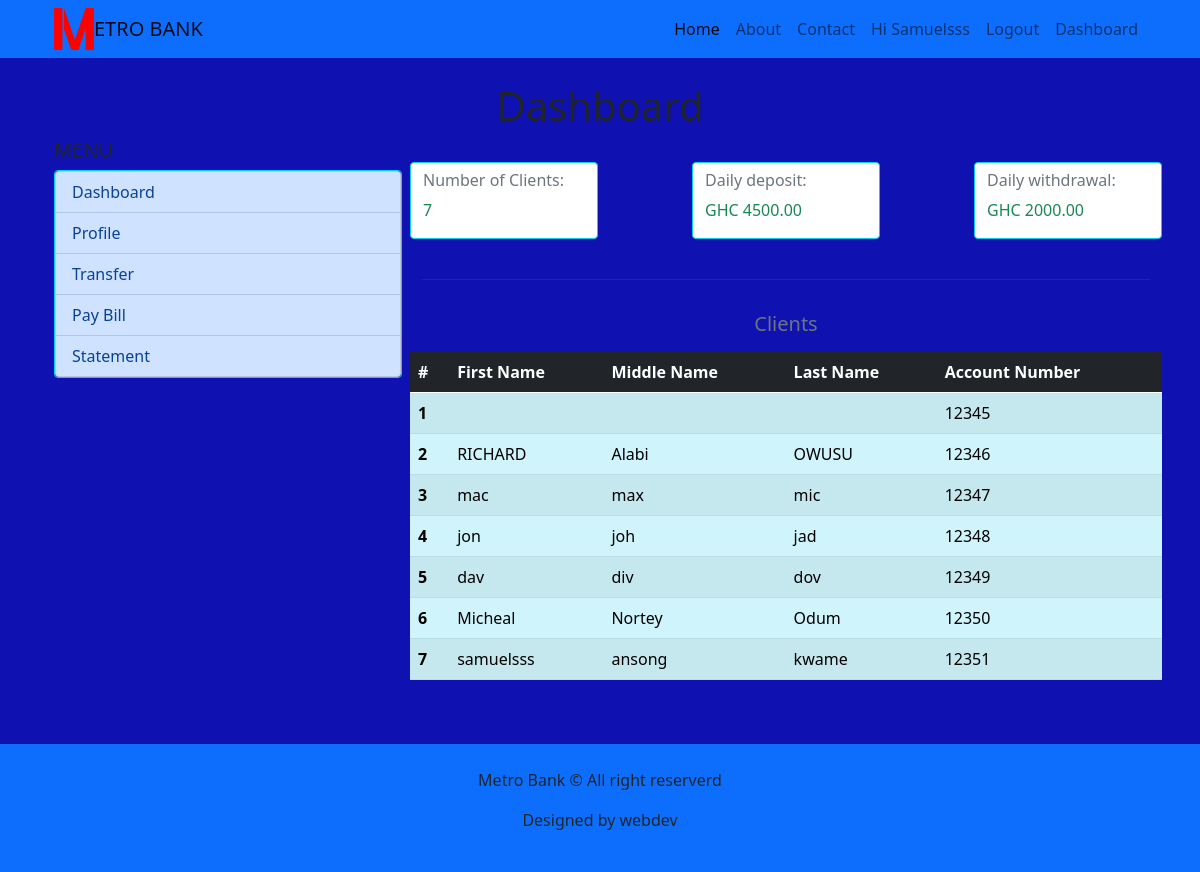
The app's page /admin_dashboard/ (signed in), older data.
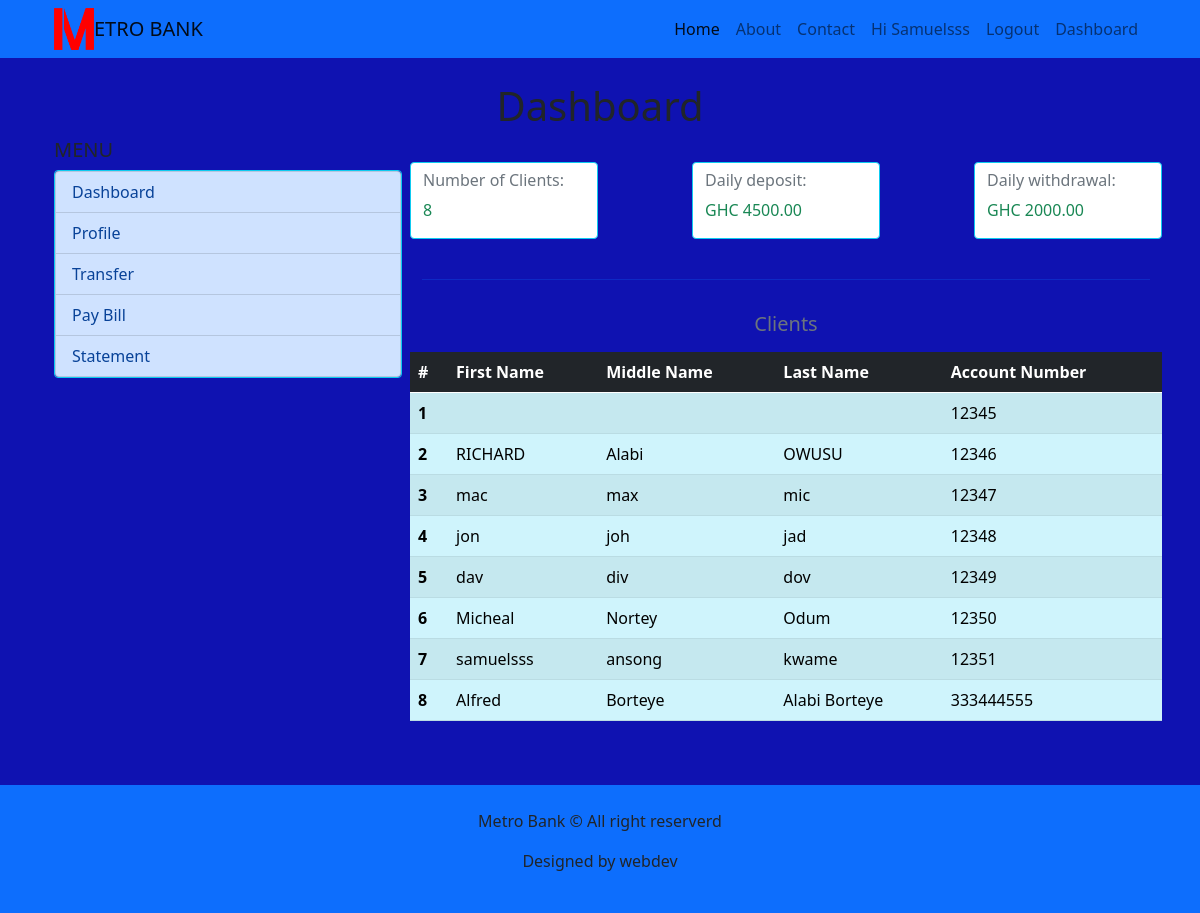
The same page, newer data.
### accounts/models.py (models this page shows)
class CustomUser(AbstractUser):
    middle_name = models.CharField(max_length=255, default='')
    birth_date = models.DateField(null=True, blank=True)
    currentBalance = models.DecimalField(max_digits=100, decimal_places=2,default=0.00)
    accType = models.ForeignKey(AccType, on_delete=models.PROTECT,null=True, blank=True)
    image = ProcessedImageField(blank=True, null=True,default='profile/metrologo.png', upload_to='profile',processors=[ResizeToFill(100, 100)],format='JPEG',options={'quality': 60})

### bank/views.py (the view)
# urls.py: path('admin_dashboard/', views.adminDashboardView, name='admin_dashboard'),
@login_required
def adminDashboardView(request):
    clients = CustomUser.objects.all()
    context = {
        'clients': clients,
    }
    return render(request, 'bank/admin_dashboard.html', context)

### bank/templates/bank/admin_dashboard.html (shortened to what this page needs)
{% extends "base/base.html" %}
{% block content %}
    <main class="container mb-5">
        <h1 class="text-center display-6 pt-4">Dashboard</h1>
        <div class="row">
            <div class="col-12 col-md-4">
                {% include "bank/menu.html" %}
            </div>
            <div class="col-12 col-md-8 px-4 px-md-2">
                <div class="row justify-content-between">
                    <div class="card col-4 col-md-3  my-1 my-md-4 border-info ">
                        <div class="card-title h6 text-secondary pt-2">Number of Clients:</div>
                        <p class="text-success">{{ clients.count }} </p>
                    </div>
                    <div class="card col-4 col-md-3  my-1 my-md-4 border-info">
                        <div class="card-title h6 text-secondary pt-2">Daily deposit:</div>
                        <p class="text-success">GHC 4500.00</p>
                    </div>
                    <div class="card col-4 col-md-3  my-1 my-md-4 border-info">
                        <div class="card-title h6 text-secondary pt-2">Daily withdrawal:</div>
                        <p class="text-success">GHC 2000.00</p>
                    </div>
                </div>
                <hr class="text-primary">
                <div class="row justify-content-between">
                    <h5 class="h5 text-center text-secondary my-3">Clients</h5>
                    <table class="table table-striped table-info table-hover">
                        <thead>
                            <tr class="">
                                <th scope="col" class="bg-dark text-white">#</th>
                                <th scope="col" class="bg-dark text-white">First Name</th>
                                <th scope="col" class="bg-dark text-white">Middle Name</th>
                                <th scope="col" class="bg-dark text-white">Last Name</th>
                                <th scope="col" class="bg-dark text-white">Account Number</th>
                            </tr>
                        </thead>
                        <tbody>
                            {% for client in clients  %}
                            <tr>
                                <th scope="col">{{ forloop.counter }} </th>
                                <td scope="col">{{ client.first_name }} </td>
                                <td scope="col">{{ client.middle_name }}</td>
                                <td scope="col">{{ client.last_name }}</td>
                                <td scope="col">{{ client.username }}</td>
                            </tr>
                            {% endfor %}
                        </tbody>
                    </table>
                </div>
            </div>
        </div>
    </main>
{% endblock content %}

### base/templates/base/base.html (shortened to what this page needs)
{% load static %}
<!DOCTYPE html>
<html lang="en">
<head>
    <link rel="stylesheet" href=" {% static "base/bootstrap/css/bootstrap.css" %} ">
    <link rel="stylesheet" href=" {% static "base/scss/custom.css" %} ">
	<link rel="stylesheet" href="{% static "base/css/mystyle.css" %}">
</head>
<body class='mybg'>
	<header>
		<nav class="navbar navbar-expand-lg navbar-light bg-warning">
			<div class="container">
				<img src="{% static "base/images/metrologo.png" %}" alt="" width="40px">
			  <a class="navbar-brand" href="#">ETRO BANK</a>
			  <div class="collapse navbar-collapse justify-content-end" id="navbarSupportedContent">
				<ul class="navbar-nav  mb-2 mb-lg-0">
				  <li class="nav-item">
					<a class="nav-link active" aria-current="page" href="{% url "home" %}">Home</a>
				  </li>
				  <li class="nav-item">
					<a class="nav-link" href="{% url "about" %}">About</a>
				  </li>
				  <li class="nav-item">
					<a class="nav-link" href="{% url "contact" %}">Contact</a>
				  </li>
				  {% if request.user.is_authenticated %}
				  <li class="nav-item">
					<a class="nav-link" href="{% url "client_profile" %}">Hi {{ request.user.first_name|title }}</a>
				  </li>
				  <li class="nav-item">
					<a class="nav-link" href="{% url "signOut" %}">Logout</a>
				</li>
						{% if request.user.is_superuser %}
							<li class="nav-item">
								<a class="nav-link" href="{% url "admin_dashboard" %}">Dashboard</a>
							</li>
							{% else %}
							<li class="nav-item">
								<a class="nav-link" href="{% url "client_dashboard" %}">Dashboard</a>
							</li>
						{% endif %}
				  {% endif %}
				</ul>
			  </div>
			</div>
		  </nav>
	</header>
    {% block content %}
	{% endblock content %}
	<footer class='bg-warning p-4'>
		<div class="container text-center bg-warning py-g">
			<p>Metro Bank &copy All right reserverd</p>
			<p>Designed by webdev</p>
		</div>
	</footer>
</body>
</html>

### bank/templates/bank/menu.html (shortened to what this page needs)
<h1 class="h5 d-none d-md-block">MENU</h1>
<div class="list-group border border-info mb-4 d-none d-md-block">
    {% if request.user.is_superuser %}
        <a href="{% url "admin_dashboard" %}" class="list-group-item list-group-item-primary list-group-item-action">Dashboard</a>
        <a href="{% url "clients" %}" class="list-group-item list-group-item-primary list-group-item-action">Clients</a>
        <a href="{% url "adminRegister" %}" class="list-group-item list-group-item-primary list-group-item-action">Register</a>
        <a href="" class="list-group-item list-group-item-primary list-group-item-action">Daily Deposites</a>
        <a href="" class="list-group-item list-group-item-primary list-group-item-action">Daily withdrawal</a>
        <a href="{% url "accountType" %}" class="list-group-item list-group-item-primary list-group-item-action">Acount Type</a>
        <a href="{% url "createAccountType" %}" class="list-group-item list-group-item-primary list-group-item-action"> Create Acount Type</a>
        <a href="" class="list-group-item list-group-item-primary list-group-item-action">Logs</a>
    {% else %}
        <a href="{% url 'client_dashboard' %}" class="list-group-item list-group-item-primary list-group-item-action">Dashboard</a>
        <a href="{% url "client_profile" %}" class="list-group-item list-group-item-primary list-group-item-action">Profile</a>
        <a href="{% url "transfer" %}" class="list-group-item list-group-item-primary list-group-item-action">Transfer</a>
        <a href="" class="list-group-item list-group-item-primary list-group-item-action">Pay Bill</a>
        <a href="{% url "statement" request.user.id %}" class="list-group-item list-group-item-primary list-group-item-action">Statement</a>
    {% endif %}
</div>

### base/static/base/css/mystyle.css (style rules this page uses)
.bg-warning { background-color: aqua; }
.mybg { background-color: rgb(15, 18, 177) !important; }

Row changes from the older to the newer data that the page shows:
added CustomUser: first_name "Alfred", middle_name "Borteye", last_name "Alabi Borteye", username "333444555"
Text that changed along with them:
{{ clients.count }}: "7" → "8"
